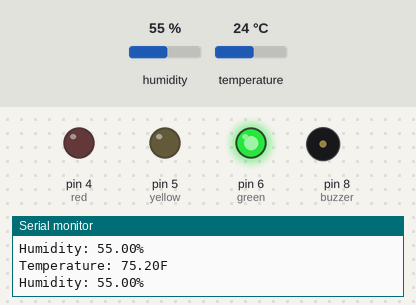
The sketch below on a simulated Arduino Uno, built with avr-gcc and run on an emulated ATmega328P. On the bench: output pins drawn as LEDs (lit = HIGH), buzzer (waves = sounding), the last lines printed to the serial monitor. The inputs (shaded band) are chosen by the test bench; at power-on: temperature 24 °C, humidity 55 %.

Above: at 2.8 s.
2.9 s: temperature set to 28 °C
At 4.7 s:
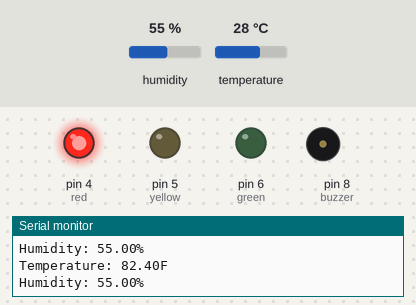
8.9 s: temperature set to 12 °C
At 10.5 s:
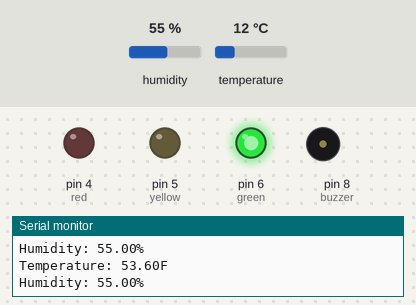
11.6 s: temperature set to 33 °C
At 13.1 s:
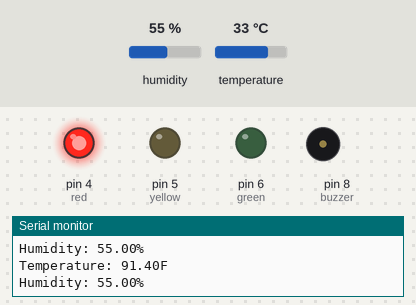
17.6 s: temperature set to 19 °C
At 19.0 s:
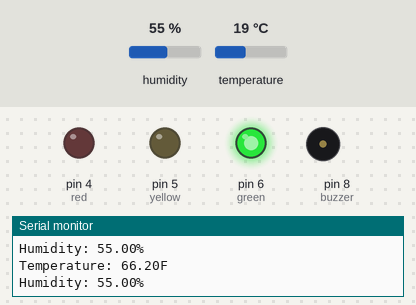
Timing chart, 0 to 20.6 s (numbered marks = the images above; inputs shaded):
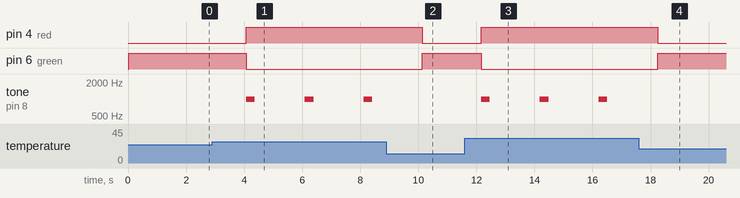

Measured:
- after the input at 2.9 s, pin 4 (red): LOW → HIGH after 1.2 s; pin 6 (green): HIGH → LOW after 1.2 s; tone on pin 8 (buzzer): alternates 1000 Hz for 0.30 s and silent for 1.7 s, starting after 1.2 s
- after the input at 8.9 s, pin 4 (red): HIGH → LOW after 1.2 s; pin 6 (green): LOW → HIGH after 1.2 s; tone on pin 8 (buzzer): stays silent (without the input it goes to 1000 Hz after 1.2 s)
- after the input at 11.6 s, pin 4 (red): LOW → HIGH after 0.57 s; pin 6 (green): HIGH → LOW after 0.57 s; tone on pin 8 (buzzer): alternates 1000 Hz for 0.30 s and silent for 1.7 s, starting after 0.57 s
- after the input at 17.6 s, pin 4 (red): HIGH → LOW after 0.64 s; pin 6 (green): LOW → HIGH after 0.64 s; tone on pin 8 (buzzer): stops changing and stays silent

The sketch:

arduino-smart-temp-monitor.ino
```cpp
#include "DHT.h"

#define DHTPIN A2
#define DHTTYPE DHT11

DHT dht(DHTPIN, DHTTYPE);

const int buzzer = 8;

const int green = 6;
const int yellow = 5;
const int red = 4;

void setup() {
  // put your setup code here, to run once:
  Serial.begin(9600);
  dht.begin();
  pinMode(buzzer, OUTPUT);

  pinMode(green, OUTPUT);
  pinMode(yellow, OUTPUT);
  pinMode(red, OUTPUT);
}

void loop() {
  // put your main code here, to run repeatedly:
  float humidity = dht.readHumidity();
  float temperatureF = dht.readTemperature(true);

  if (isnan(humidity) || isnan(temperatureF)) {
    Serial.println("Error reading data!");
    delay(2000);
    return;
  }

  if (temperatureF >= 80) {
    tone(buzzer, 1000, 300);
  } else {
    noTone(buzzer);
  }

  if (temperatureF <= 77) {
    digitalWrite(green, HIGH);
    digitalWrite(yellow, LOW);
    digitalWrite(red, LOW);
  } else if (temperatureF > 77 && temperatureF < 80) {
    digitalWrite(green, LOW);
    digitalWrite(yellow, HIGH);
    digitalWrite(red, LOW);
  } else {
    digitalWrite(green, LOW);
    digitalWrite(yellow, LOW);
    digitalWrite(red, HIGH);
  }

  Serial.println("Temperature: " + String(temperatureF) + "F");
  Serial.println("Humidity: " + String(humidity) + "%");
  delay(2000);
}
```
